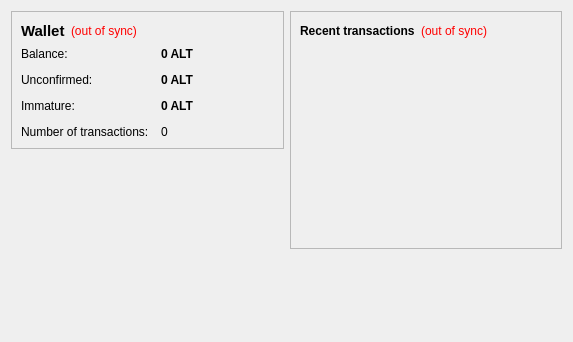
<?xml version="1.0" encoding="UTF-8"?>
<ui version="4.0">
 <class>OverviewPage</class>
 <widget class="QWidget" name="OverviewPage">
  <property name="geometry">
   <rect>
    <x>0</x>
    <y>0</y>
    <width>573</width>
    <height>342</height>
   </rect>
  </property>
  <property name="windowTitle">
   <string>Form</string>
  </property>
  <layout class="QHBoxLayout" name="horizontalLayout" stretch="1,1">
   <item>
    <layout class="QVBoxLayout" name="verticalLayout_2">
     <item>
      <widget class="QFrame" name="frame">
       <property name="frameShape">
        <enum>QFrame::StyledPanel</enum>
       </property>
       <property name="frameShadow">
        <enum>QFrame::Raised</enum>
       </property>
       <layout class="QVBoxLayout" name="verticalLayout_4">
        <item>
         <layout class="QHBoxLayout" name="horizontalLayout_4">
          <item>
           <widget class="QLabel" name="label_5">
            <property name="font">
             <font>
              <pointsize>11</pointsize>
              <weight>75</weight>
              <bold>true</bold>
             </font>
            </property>
            <property name="text">
             <string>Wallet</string>
            </property>
           </widget>
          </item>
          <item>
           <widget class="QLabel" name="labelWalletStatus">
            <property name="toolTip">
             <string>The displayed information may be out of date. Your wallet automatically synchronizes with the HQCoin network after a connection is established, but this process has not completed yet.</string>
            </property>
            <property name="styleSheet">
             <string notr="true">QLabel { color: red; }</string>
            </property>
            <property name="text">
             <string notr="true">(out of sync)</string>
            </property>
            <property name="alignment">
             <set>Qt::AlignLeading|Qt::AlignLeft|Qt::AlignVCenter</set>
            </property>
           </widget>
          </item>
          <item>
           <spacer name="horizontalSpacer_2">
            <property name="orientation">
             <enum>Qt::Horizontal</enum>
            </property>
            <property name="sizeHint" stdset="0">
             <size>
              <width>40</width>
              <height>20</height>
             </size>
            </property>
           </spacer>
          </item>
         </layout>
        </item>
        <item>
         <layout class="QFormLayout" name="formLayout_2">
          <property name="fieldGrowthPolicy">
           <enum>QFormLayout::AllNonFixedFieldsGrow</enum>
          </property>
          <property name="horizontalSpacing">
           <number>12</number>
          </property>
          <property name="verticalSpacing">
           <number>12</number>
          </property>
          <item row="0" column="0">
           <widget class="QLabel" name="label">
            <property name="text">
             <string>Balance:</string>
            </property>
           </widget>
          </item>
          <item row="0" column="1">
           <widget class="QLabel" name="labelBalance">
            <property name="font">
             <font>
              <weight>75</weight>
              <bold>true</bold>
             </font>
            </property>
            <property name="cursor">
             <cursorShape>IBeamCursor</cursorShape>
            </property>
            <property name="toolTip">
             <string>Your current balance</string>
            </property>
            <property name="text">
             <string notr="true">0 ALT</string>
            </property>
            <property name="textInteractionFlags">
             <set>Qt::LinksAccessibleByMouse|Qt::TextSelectableByKeyboard|Qt::TextSelectableByMouse</set>
            </property>
           </widget>
          </item>
          <item row="1" column="0">
           <widget class="QLabel" name="label_3">
            <property name="text">
             <string>Unconfirmed:</string>
            </property>
           </widget>
          </item>
          <item row="1" column="1">
           <widget class="QLabel" name="labelUnconfirmed">
            <property name="font">
             <font>
              <weight>75</weight>
              <bold>true</bold>
             </font>
            </property>
            <property name="cursor">
             <cursorShape>IBeamCursor</cursorShape>
            </property>
            <property name="toolTip">
             <string>Total of transactions that have yet to be confirmed, and do not yet count toward the current balance</string>
            </property>
            <property name="text">
             <string notr="true">0 ALT</string>
            </property>
            <property name="textInteractionFlags">
             <set>Qt::LinksAccessibleByMouse|Qt::TextSelectableByKeyboard|Qt::TextSelectableByMouse</set>
            </property>
           </widget>
          </item>
          <item row="3" column="0">
           <widget class="QLabel" name="label_2">
            <property name="text">
             <string>Number of transactions:</string>
            </property>
           </widget>
          </item>
          <item row="3" column="1">
           <widget class="QLabel" name="labelNumTransactions">
            <property name="toolTip">
             <string>Total number of transactions in wallet</string>
            </property>
            <property name="text">
             <string notr="true">0</string>
            </property>
           </widget>
          </item>
          <item row="2" column="0">
           <widget class="QLabel" name="labelImmatureText">
            <property name="text">
             <string>Immature:</string>
            </property>
           </widget>
          </item>
          <item row="2" column="1">
           <widget class="QLabel" name="labelImmature">
            <property name="font">
             <font>
              <weight>75</weight>
              <bold>true</bold>
             </font>
            </property>
            <property name="toolTip">
             <string>Mined balance that has not yet matured</string>
            </property>
            <property name="text">
             <string notr="true">0 ALT</string>
            </property>
            <property name="textInteractionFlags">
             <set>Qt::LinksAccessibleByMouse|Qt::TextSelectableByKeyboard|Qt::TextSelectableByMouse</set>
            </property>
           </widget>
          </item>
         </layout>
        </item>
       </layout>
      </widget>
     </item>
     <item>
      <spacer name="verticalSpacer">
       <property name="orientation">
        <enum>Qt::Vertical</enum>
       </property>
       <property name="sizeHint" stdset="0">
        <size>
         <width>20</width>
         <height>40</height>
        </size>
       </property>
      </spacer>
     </item>
    </layout>
   </item>
   <item>
    <layout class="QVBoxLayout" name="verticalLayout_3">
     <item>
      <widget class="QFrame" name="frame_2">
       <property name="frameShape">
        <enum>QFrame::StyledPanel</enum>
       </property>
       <property name="frameShadow">
        <enum>QFrame::Raised</enum>
       </property>
       <layout class="QVBoxLayout" name="verticalLayout">
        <item>
         <layout class="QHBoxLayout" name="horizontalLayout_2">
          <item>
           <widget class="QLabel" name="label_4">
            <property name="text">
             <string>&lt;b&gt;Recent transactions&lt;/b&gt;</string>
            </property>
           </widget>
          </item>
          <item>
           <widget class="QLabel" name="labelTransactionsStatus">
            <property name="toolTip">
             <string>The displayed information may be out of date. Your wallet automatically synchronizes with the HQCoin network after a connection is established, but this process has not completed yet.</string>
            </property>
            <property name="styleSheet">
             <string notr="true">QLabel { color: red; }</string>
            </property>
            <property name="text">
             <string notr="true">(out of sync)</string>
            </property>
            <property name="alignment">
             <set>Qt::AlignRight|Qt::AlignTrailing|Qt::AlignVCenter</set>
            </property>
           </widget>
          </item>
          <item>
           <spacer name="horizontalSpacer">
            <property name="orientation">
             <enum>Qt::Horizontal</enum>
            </property>
            <property name="sizeHint" stdset="0">
             <size>
              <width>40</width>
              <height>20</height>
             </size>
            </property>
           </spacer>
          </item>
         </layout>
        </item>
        <item>
         <widget class="QListView" name="listTransactions">
          <property name="styleSheet">
           <string notr="true">QListView { background: transparent; }</string>
          </property>
          <property name="frameShape">
           <enum>QFrame::NoFrame</enum>
          </property>
          <property name="verticalScrollBarPolicy">
           <enum>Qt::ScrollBarAlwaysOff</enum>
          </property>
          <property name="horizontalScrollBarPolicy">
           <enum>Qt::ScrollBarAlwaysOff</enum>
          </property>
          <property name="selectionMode">
           <enum>QAbstractItemView::NoSelection</enum>
          </property>
         </widget>
        </item>
       </layout>
      </widget>
     </item>
     <item>
      <spacer name="verticalSpacer_2">
       <property name="orientation">
        <enum>Qt::Vertical</enum>
       </property>
       <property name="sizeHint" stdset="0">
        <size>
         <width>20</width>
         <height>40</height>
        </size>
       </property>
      </spacer>
     </item>
    </layout>
   </item>
  </layout>
 </widget>
 <resources/>
 <connections/>
</ui>
